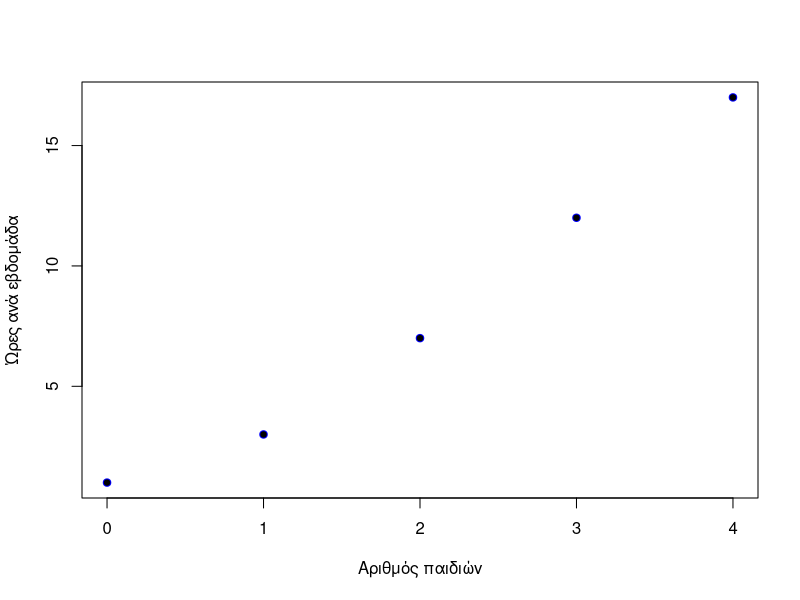
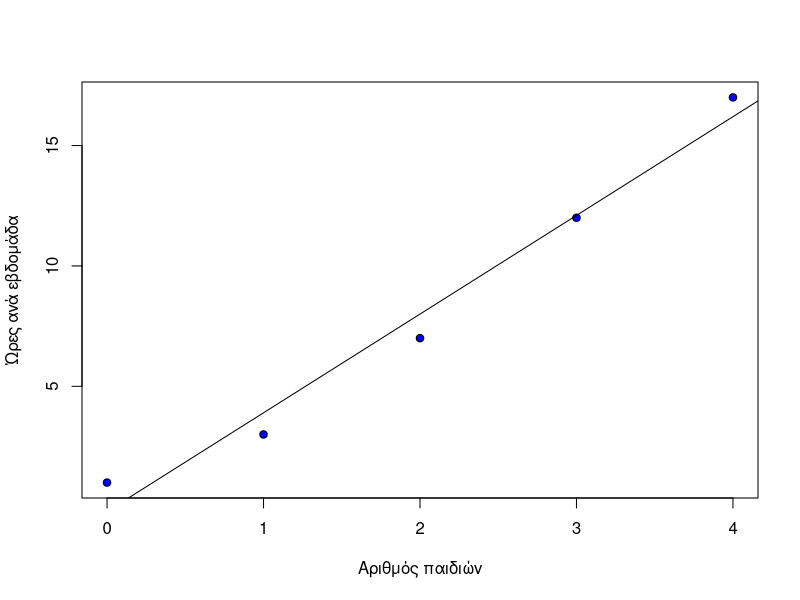

These charts were generated, in order, by the following R code:
## ---- chunk 1

df <- data.frame(x=c(0,1,2,3,4),
                  y=c(1,3,7,12,17))
df

n=nrow(df)


## ---- chunk 2
plot(df$x,df$y,  col='blue', pch=21, bg="black", xlab="Αριθμός παιδιών", ylab="Ώρες ανά εβδομάδα")
## ---- chunk 3
model <- lm(formula = y ~ x, data=df)
## ---- chunk 4
model
## ---- chunk 5
b=model$coefficients["x"]
a=model$coefficients["(Intercept)"] 

print(sprintf("Η τιμή της παραμέτρου β είναι: %s και της παραμέτρου α είναι: %s", as.vector(b),round(as.vector(a),2)))


## ---- chunk 6
summary(model)
## ---- chunk 7
predict(model)
## ---- chunk 8
sum((df$y - predict(model))^2)/n

## ---- chunk 9
library(Metrics)
mse(df$y, predict(model))
## ---- chunk 10
summary(model)$r.squared
## ---- chunk 11

plot(df$x,df$y,  col='black', pch=21, bg="blue", xlab="Αριθμός παιδιών", ylab="Ώρες ανά εβδομάδα")

abline(model)
## ---- chunk 12
cor(df$x, df$y, method="pearson")
